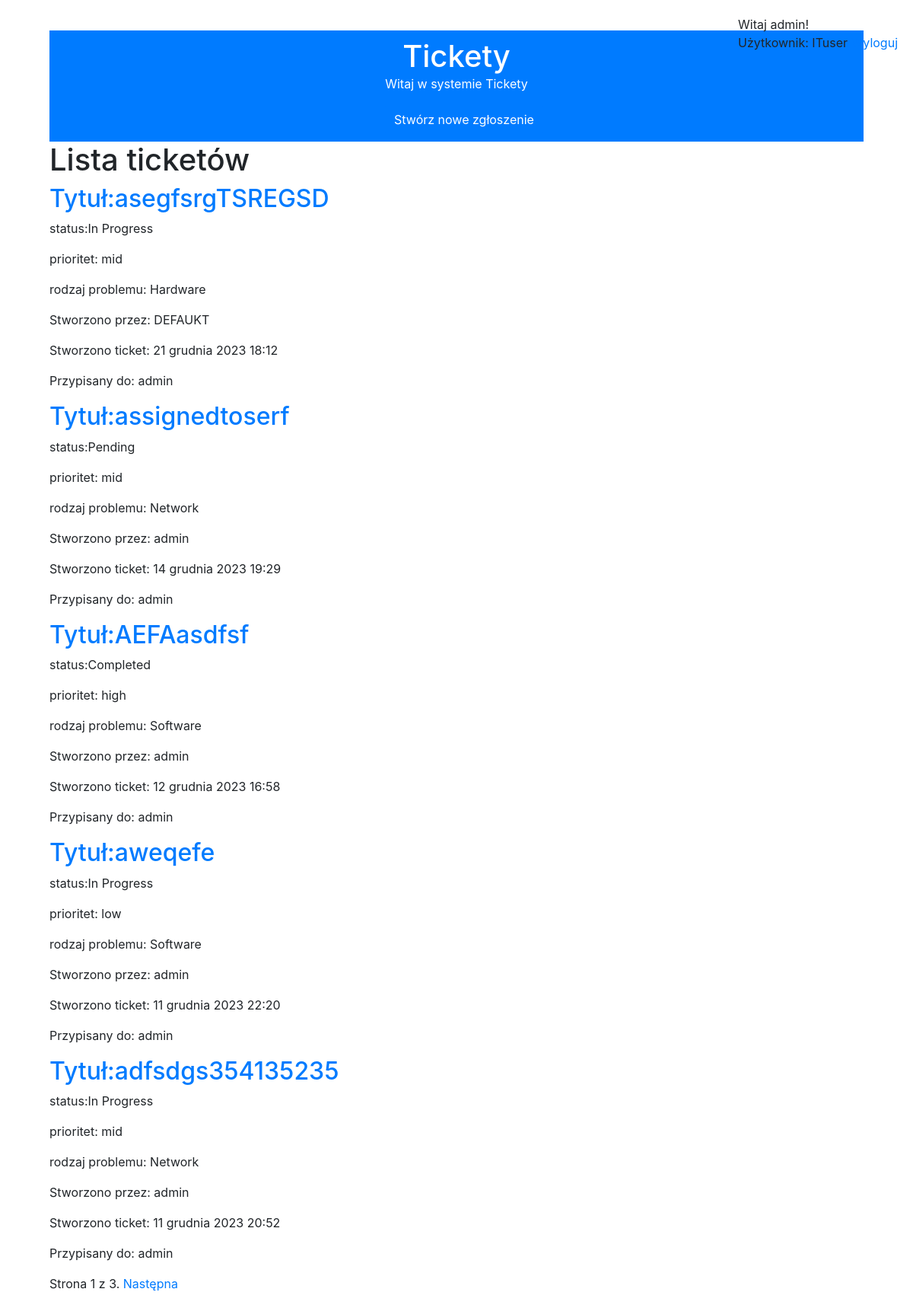
/ticket_list/ (signed in), run on an earlier commit of the app's database.
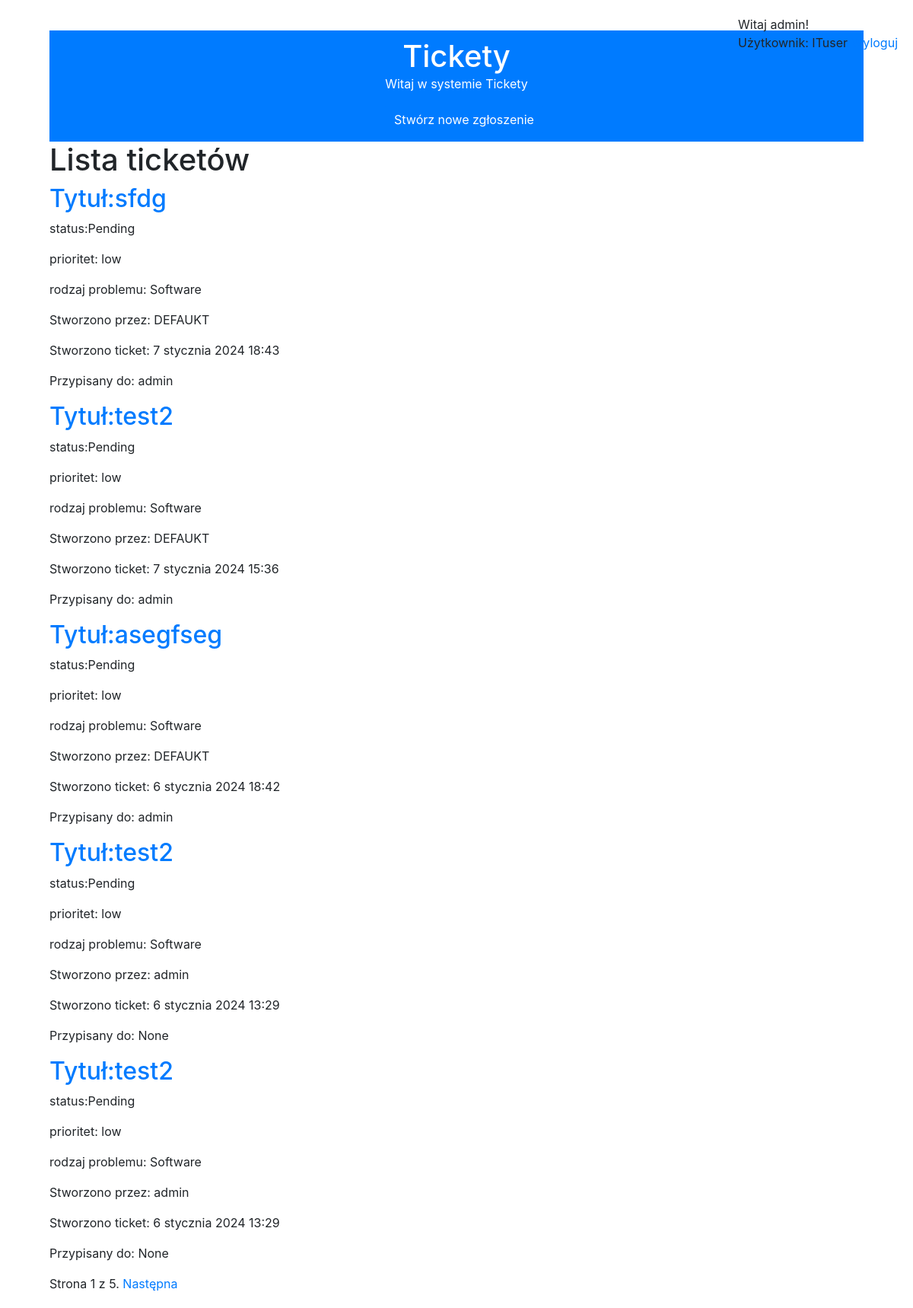
And on a later commit of the database.
### helpdeskapp/models.py (models this page shows, shortened)
class Ticket(models.Model):
    statuslist = (
        ('Pending', 'Pending'),
        ('In Progress', 'In Progress'),
        ('Completed', 'Completed'),
    )
    prioritylist = (
        ('low', 'low'),
        ('mid', 'mid'),
        ('high', 'high'),
    )
    request_typelist = (
        ('Software', 'Software'),
        ('Hardware', 'Hardware'),
        ('Network', 'Network'),
        ('Other', 'Other')
    )
    title = models.CharField(max_length=100)
    description = models.TextField()
    status = models.CharField(max_length=100, choices=statuslist, default='Pending')
    priority = models.CharField(max_length=100, choices=prioritylist, default='low')
    request_type = models.CharField(max_length=100, choices=request_typelist, default='Software')
    created_at = models.DateTimeField(auto_now_add=True)
    assigned_to = models.ForeignKey(User, on_delete=models.CASCADE, related_name='ticket_assigned_to', null=True, blank=True, default=None)
    updated_at = models.DateTimeField(auto_now=True)
    created_by = models.ForeignKey(User, on_delete=models.CASCADE, related_name='ticket_created_by')
    closed_at = models.DateTimeField(null=True, blank=True, default=None)
    objects = models.Manager() # default manager
    slug = models.SlugField(unique=True, default='default-slug')
    class Meta:
        ordering = ['-created_at']
    def get_absolute_url(self):
        return reverse('helpdeskapp:ticket_detail', args=[self.slug])

### helpdeskapp/views.py (the view)
# urls.py: path('ticket_list/', views.ticket_list, name='ticket_list'),
@login_required
def ticket_list(request):
    if request.user.groups.filter(name='Defaultuser').exists():
        tickets = Ticket.objects.filter(created_by=request.user)
        if not tickets:
            messages.warning(request, 'Brak zgłoszeń.')
    else:
        tickets = Ticket.objects.filter(Q(assigned_to=request.user) | Q(assigned_to=None))
        if not tickets:
            messages.warning(request, 'Brak zgłoszeń.')
    paginator = Paginator(tickets, 5)
    page = request.GET.get('page')
    try:
        tickets = paginator.page(page)
    except PageNotAnInteger:
        tickets = paginator.page(1)
    except EmptyPage:
        tickets = paginator.page(paginator.num_pages)
    return render(request, 'helpdeskapp/tickets/ticket_list.html', {'page': page ,'tickets': tickets})

### helpdeskapp/templates/helpdeskapp/tickets/ticket_list.html (shortened to what this page needs)
{% extends "helpdeskapp/base.html" %}
{% block content %}
<div class="header">
    <h1>Tickety</h1>
    <p>Witaj w systemie Tickety</p>
    <a href="{% url 'helpdeskapp:ticket_add' %}" class = "btn btn-primary">Stwórz nowe zgłoszenie</a>
</div>
    <h1>Lista ticketów</h1>
    {% for ticket in tickets%}
        <h2><a href="{{ticket.get_absolute_url}}">Tytuł:{{ticket.title}}</h2></a>
        <p>status:{{ticket.status}}</p>
        <p>prioritet: {{ticket.priority}}</p>
        <p>rodzaj problemu: {{ticket.request_type}}</p>
        <p>Stworzono przez: {{ticket.created_by}}</p>
        <p>Stworzono ticket: {{ticket.created_at}}</p>
        <p>Przypisany do: {{ticket.assigned_to}}</p>
    {%endfor%}
    {%include "helpdeskapp/pagination.html" with page=tickets %}
{% endblock %}

What changed in the data, as far as the page shows it:
no longer on this page (row unchanged): Ticket: title "asegfsrgTSREGSD", status "In Progress", priority "mid", request_type "Hardware", created_by "DEFAUKT", created_at "21 grudnia 2023 18:12", assigned_to "admin"
no longer on this page (row unchanged): Ticket: title "assignedtoserf", status "Pending", priority "mid", request_type "Network", created_by "admin", created_at "14 grudnia 2023 19:29", assigned_to "admin"
no longer on this page (row unchanged): Ticket: title "AEFAasdfsf", status "Completed", priority "high", request_type "Software", created_by "admin", created_at "12 grudnia 2023 16:58", assigned_to "admin"
no longer on this page (row unchanged): Ticket: title "aweqefe", status "In Progress", priority "low", request_type "Software", created_by "admin", created_at "11 grudnia 2023 22:20", assigned_to "admin"
no longer on this page (row unchanged): Ticket: title "adfsdgs354135235", status "In Progress", priority "mid", request_type "Network", created_by "admin", created_at "11 grudnia 2023 20:52", assigned_to "admin"
added Ticket: title "sfdg", status "Pending", priority "low", request_type "Software", created_by "DEFAUKT", created_at "7 stycznia 2024 18:43", assigned_to "admin"
added Ticket: title "test2", status "Pending", priority "low", request_type "Software", created_by "DEFAUKT", created_at "7 stycznia 2024 15:36", assigned_to "admin"
added Ticket: title "asegfseg", status "Pending", priority "low", request_type "Software", created_by "DEFAUKT", created_at "6 stycznia 2024 18:42", assigned_to "admin"
added Ticket: title "test2", status "Pending", priority "low", request_type "Software", created_by "admin", created_at "6 stycznia 2024 13:29", assigned_to "None"
added Ticket: title "test2", status "Pending", priority "low", request_type "Software", created_by "admin", created_at "6 stycznia 2024 13:29", assigned_to "None"
Also different on the page:
{{ page.paginator.num_pages }}: "3" → "5"
